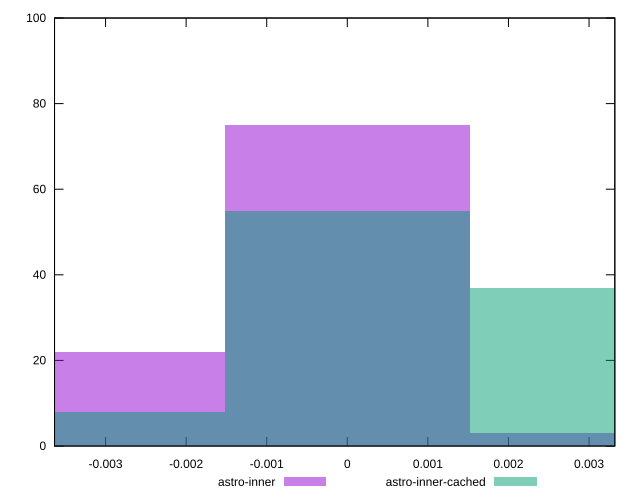

Source code (gnuplot):
reset

$astroInner <<EOF
0 75
-0.003039219809474348 22
0.003039219809474348 3
EOF

$astroInnerCached <<EOF
0 55
0.003039219809474348 37
-0.003039219809474348 8
EOF

set key outside below
set boxwidth 0.003039219809474348
set xrange [-0.00363309595275119:0.0033199363265268263]
set yrange [0:100]
set trange [0:100]
set style fill transparent solid 0.5 noborder
set terminal svg size 640, 500 enhanced background rgb 'white'
set output "reports/report_00033_2021-03-01T14-23-16.841Z/meta/pScore-difference/comparison/histogram/2_vs_3.svg"

plot $astroInner title "astro-inner" with boxes, \
     $astroInnerCached title "astro-inner-cached" with boxes

reset
